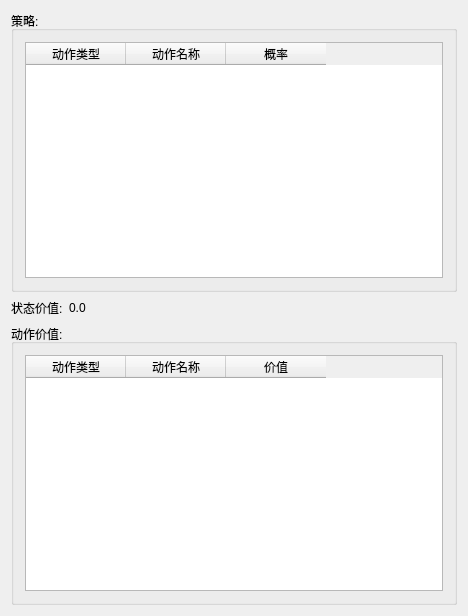
<?xml version="1.0" encoding="UTF-8"?>
<ui version="4.0">
 <class>ui_state_infoClass</class>
 <widget class="QDialog" name="ui_state_infoClass">
  <property name="geometry">
   <rect>
    <x>0</x>
    <y>0</y>
    <width>468</width>
    <height>616</height>
   </rect>
  </property>
  <property name="windowTitle">
   <string>ui_state_info</string>
  </property>
  <layout class="QVBoxLayout" name="verticalLayout_3">
   <item>
    <widget class="QGroupBox" name="groupBox">
     <property name="title">
      <string>策略:</string>
     </property>
     <layout class="QVBoxLayout" name="verticalLayout">
      <item>
       <widget class="QTableWidget" name="tableWidget_policy">
        <column>
         <property name="text">
          <string>动作类型</string>
         </property>
        </column>
        <column>
         <property name="text">
          <string>动作名称</string>
         </property>
        </column>
        <column>
         <property name="text">
          <string>概率</string>
         </property>
        </column>
       </widget>
      </item>
     </layout>
    </widget>
   </item>
   <item>
    <layout class="QHBoxLayout" name="horizontalLayout_2">
     <item>
      <layout class="QHBoxLayout" name="horizontalLayout">
       <item>
        <widget class="QLabel" name="label">
         <property name="text">
          <string>状态价值:</string>
         </property>
        </widget>
       </item>
       <item>
        <widget class="QLabel" name="label_state_value">
         <property name="text">
          <string>0.0</string>
         </property>
        </widget>
       </item>
      </layout>
     </item>
     <item>
      <spacer name="horizontalSpacer">
       <property name="orientation">
        <enum>Qt::Horizontal</enum>
       </property>
       <property name="sizeHint" stdset="0">
        <size>
         <width>40</width>
         <height>20</height>
        </size>
       </property>
      </spacer>
     </item>
    </layout>
   </item>
   <item>
    <widget class="QGroupBox" name="groupBox_2">
     <property name="title">
      <string>动作价值:</string>
     </property>
     <layout class="QVBoxLayout" name="verticalLayout_2">
      <item>
       <widget class="QTableWidget" name="tableWidget_action_value">
        <column>
         <property name="text">
          <string>动作类型</string>
         </property>
        </column>
        <column>
         <property name="text">
          <string>动作名称</string>
         </property>
        </column>
        <column>
         <property name="text">
          <string>价值</string>
         </property>
        </column>
       </widget>
      </item>
     </layout>
    </widget>
   </item>
  </layout>
 </widget>
 <layoutdefault spacing="6" margin="11"/>
 <resources/>
 <connections/>
</ui>
